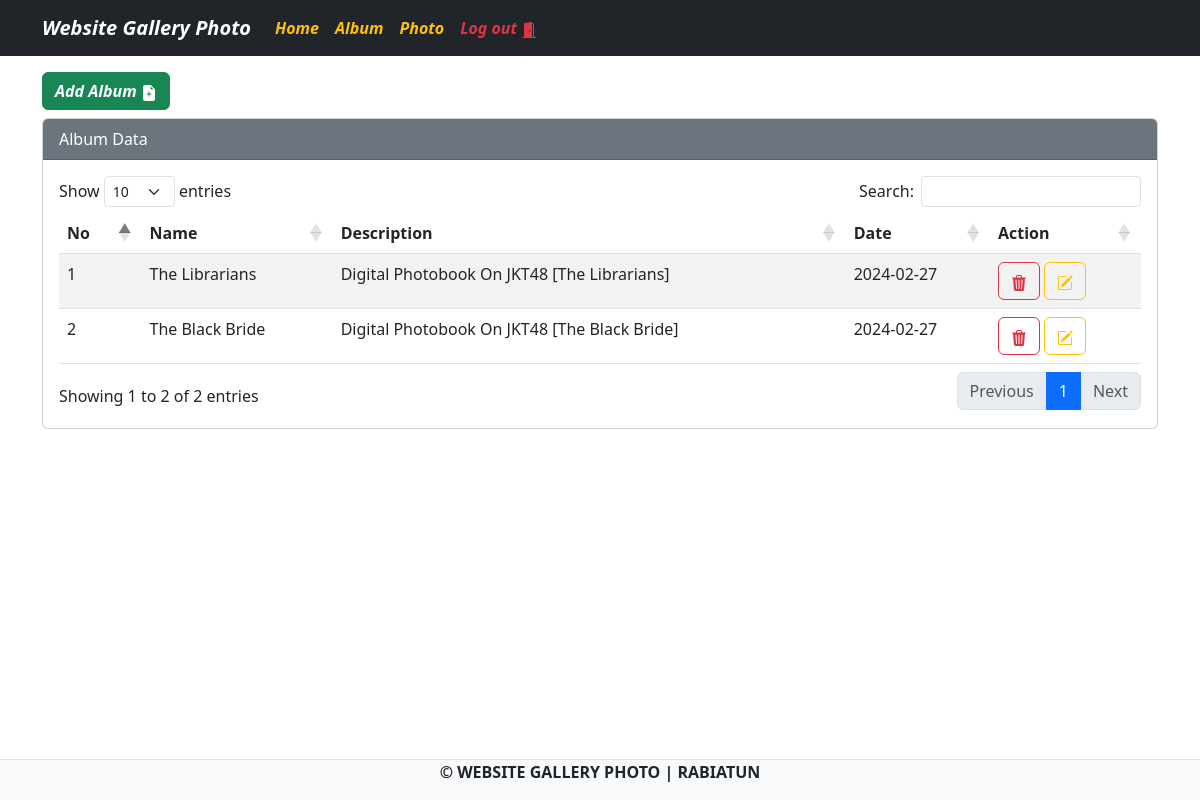
The app's page /album.php (signed in) with its own data.
### tables this page shows
CREATE TABLE `album` (
  `albumid` int(11) NOT NULL,
  `namaalbum` varchar(255) NOT NULL,
  `deskripsi` text NOT NULL,
  `tanggaldibuat` date NOT NULL,
  `userid` int(11) NOT NULL
);

### album.php (the view, shortened to what this page needs)
<!DOCTYPE html>
<html lang="en">
<head>
    <link href="https://cdn.jsdelivr.net/npm/bootstrap@5.3.3/dist/css/bootstrap.min.css" rel="stylesheet">
    <link rel="stylesheet" href="https://cdnjs.cloudflare.com/ajax/libs/twitter-bootstrap/5.3.0/css/bootstrap.min.css">
    <link rel="stylesheet" href="https://cdn.datatables.net/1.13.7/css/dataTables.bootstrap5.min.css">
</head>
<body>
    <nav  class="navbar navbar-expand-sm bg-dark navbar-dark">
        <div class="container">
        <a class="navbar-brand" href="index.php"><em><b>Website Gallery Photo</b></em></a>
            <div class="collapse navbar-collapse" id="navbarNavAltMarkup">
                <div class="navbar-nav me-auto">
                    <?php
                    if (!isset($_SESSION['userid'])) {
                    ?>
                        <a href="register.php" class="btn btn-outline-success m-1">Register</a>
                        <a href="login.php" class="btn btn-outline-primary m-1">Login</a>
                    <?php
                    } else {
                    ?>
                        <ul class="nav">
                        <li class="nav-item">
                            <a class="nav-link text-warning" aria-current="page" href="home.php"><b><em>Home</em></b></a>
                        </li>
                        <li class="nav-item">
                            <a class="nav-link text-warning" href="album.php"><b><em>Album</em></b></a>
                        </li>
                        <li class="nav-item">
                            <a class="nav-link text-warning" href="foto.php"><b><em>Photo</em></b></a>
                        </li>
                        <li>
                        <a class="nav-link text-danger" href="logout.php"><b><em>Log out
                        </em></b></a>
                        </li>
                    </ul>
                    <?php
                    }
                    ?>
                </div>
            </div>
        </div>
    </nav>
    <div class="container mt-3">
        <button type="button" class="btn btn-success" data-bs-toggle="modal" data-bs-target="#staticBackdrop">
            <b><em>Add Album</em></b>
        </button>
        <div class="card mt-2">
            <div class="card-header text-bg-secondary">Album Data</div>
            <div class="card-body">
                <table id="example" class="table table-striped" style="width:100%">
                    <thead>
                        <tr>
                            <th>No</th>
                            <th>Name</th>
                            <th>Description</th>
                            <th>Date</th>
                            <th>Action</th>
                        </tr>
                    </thead>
                    <tbody>
                        <?php
                        include "koneksi.php";
                        $userid = $_SESSION['userid'];
                        $no = 1;
                        $sql = mysqli_query($conn, "select * from album where userid='$userid'");
                        while ($data = mysqli_fetch_array($sql)) {
                        ?>
                            <tr>
                                <td><?= $no++ ?></td>
                                <td><?= $data['namaalbum'] ?></td>
                                <td><?= $data['deskripsi'] ?></td>
                                <td><?= $data['tanggaldibuat'] ?></td>
                                <td>
                                    <a href="hapus_album.php?albumid=<?= $data['albumid'] ?>" class="btn btn-outline-danger">
                                    </a>
                                    <a href="#" class="btn btn-outline-warning" data-bs-toggle="modal" data-bs-target="#edit<?= $no ?>">
                                    </a>
                                </td>
                            </tr>
                        <?php } ?>
                    </tbody>
                </table>
            </div>
        </div>
    </div>
    <footer class="d-flex justify-content-center border-top mt-3 bg-light fixed-bottom">
    <p><strong>&copy; WEBSITE GALLERY PHOTO | RABIATUN</strong></p>
    </footer>
</body>
</html>

### records on screen
album: namaalbum "The Librarians", deskripsi "Digital Photobook On JKT48 [The Librarians]", tanggaldibuat "2024-02-27"
album: namaalbum "The Black Bride", deskripsi "Digital Photobook On JKT48 [The Black Bride]", tanggaldibuat "2024-02-27"
